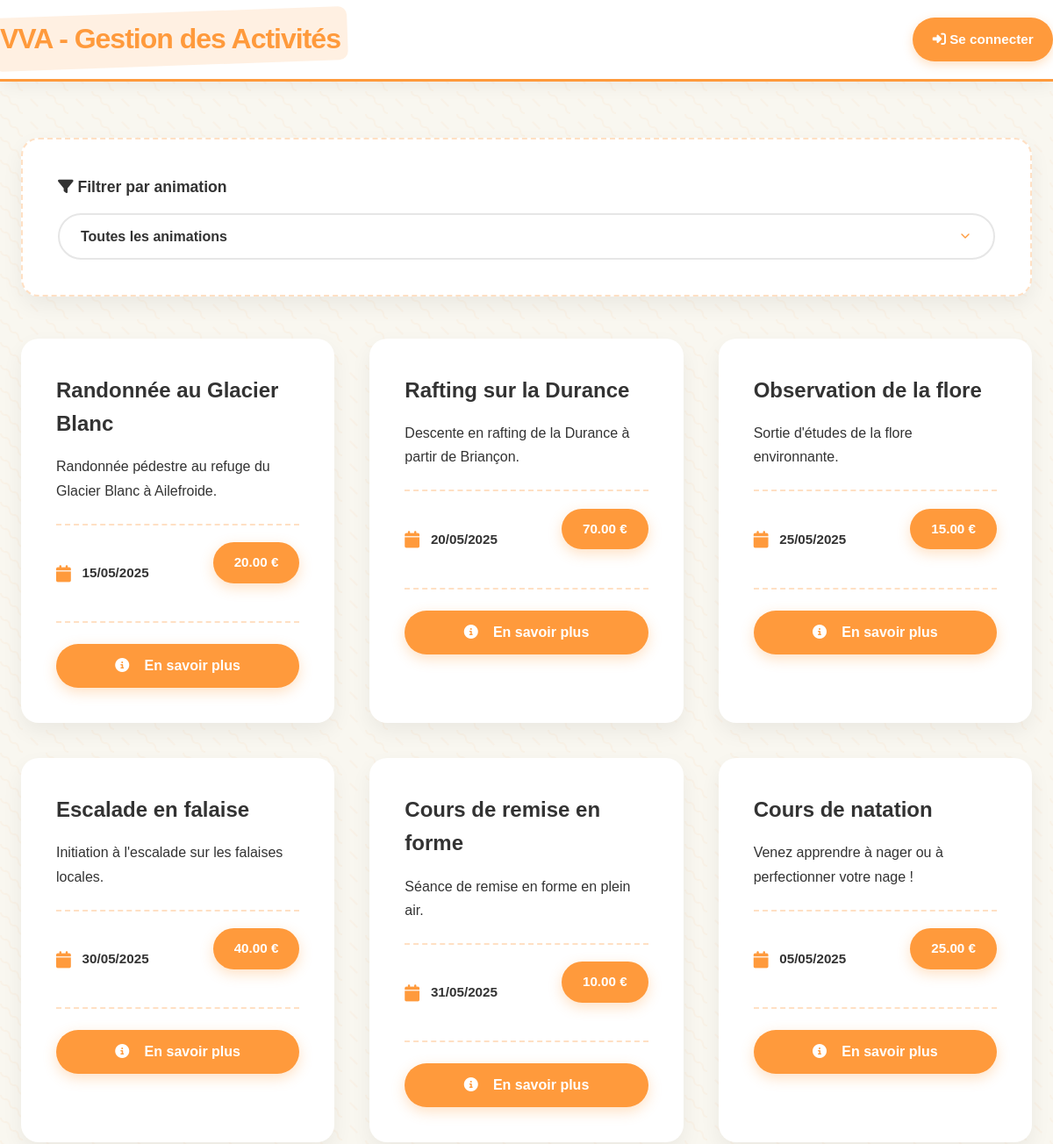
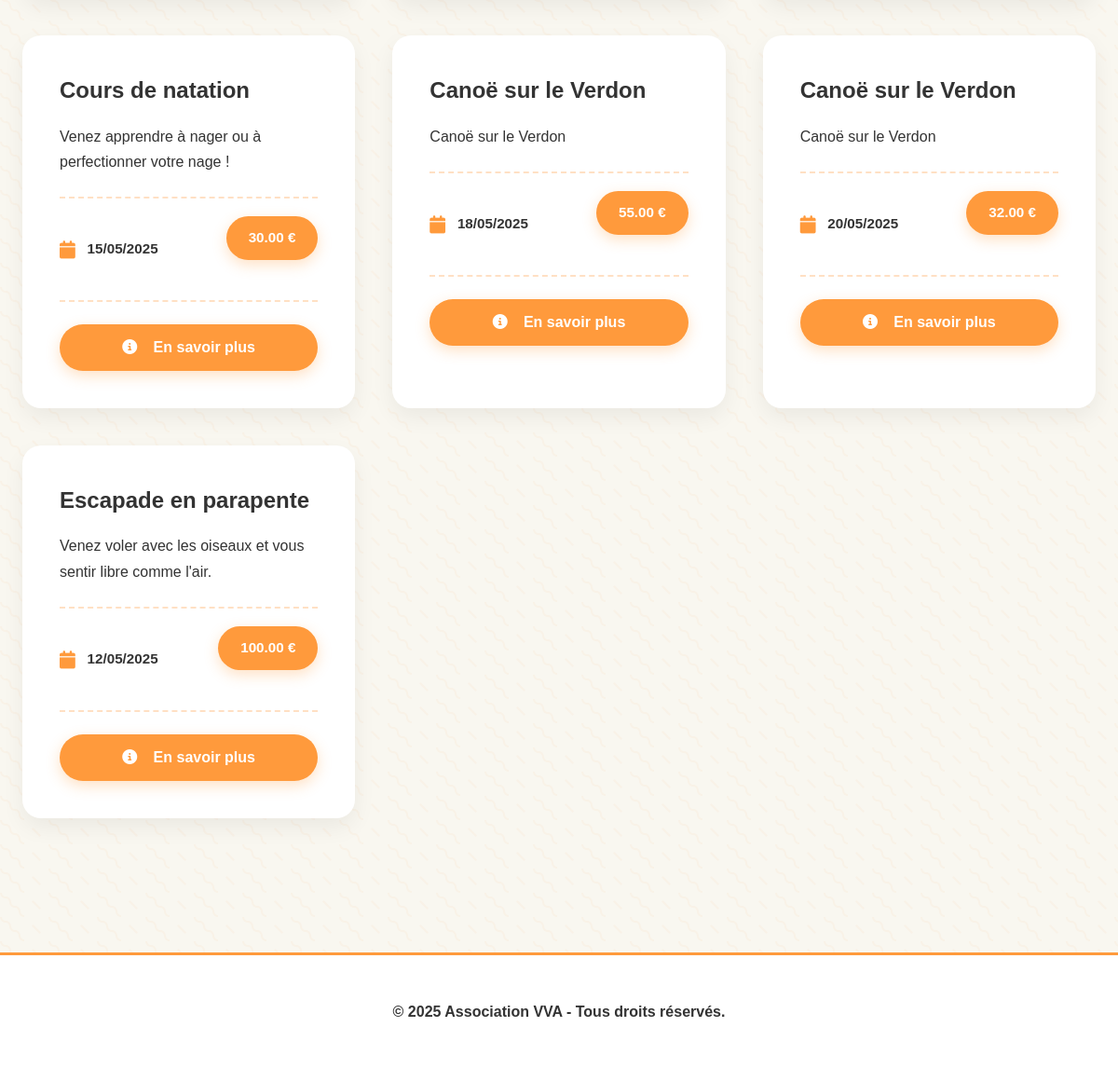
/ProjetLeger/index.php, run on the app's committed database (2 pictures, top to bottom).
### tables this page shows
CREATE TABLE `ACTIVITE` (
  `CODEANIM` char(8) NOT NULL,
  `DATEACT` date NOT NULL,
  `CODEETATACT` char(2) NOT NULL,
  `HRRDVACT` time DEFAULT NULL,
  `PRIXACT` decimal(7,2) DEFAULT NULL,
  `HRDEBUTACT` time DEFAULT NULL,
  `HRFINACT` time DEFAULT NULL,
  `DATEANNULEACT` date DEFAULT NULL,
  `NOMRESP` char(40) DEFAULT NULL,
  `PRENOMRESP` char(30) DEFAULT NULL
);

CREATE TABLE `ANIMATION` (
  `CODEANIM` char(8) NOT NULL,
  `CODETYPEANIM` char(5) NOT NULL,
  `NOMANIM` char(40) DEFAULT NULL,
  `DATECREATIONANIM` date DEFAULT NULL,
  `DATEVALIDITEANIM` date DEFAULT NULL,
  `DUREEANIM` double(5,0) DEFAULT NULL,
  `LIMITEAGE` int DEFAULT NULL,
  `TARIFANIM` decimal(7,2) DEFAULT NULL,
  `NBREPLACEANIM` int DEFAULT NULL,
  `DESCRIPTANIM` char(250) DEFAULT NULL,
  `COMMENTANIM` char(250) DEFAULT NULL,
  `DIFFICULTEANIM` char(40) DEFAULT NULL
);

### ProjetLeger/app/models/Activity.php (called while the page is built, shortened)
<?php
class Activity
{
    public static function getActivity() {
        $db = new Database();
        $connection = $db->getConnection();
        $query = "SELECT an.NOMANIM, an.DUREEANIM, an.LIMITEAGE, an.DESCRIPTANIM, an.DIFFICULTEANIM, an.COMMENTANIM, an.NBREPLACEANIM, ac.DATEACT, ac.PRIXACT, ac.CODEANIM FROM ACTIVITE ac, ANIMATION an WHERE ac.CODEANIM = an.CODEANIM AND ac.DATEANNULEACT IS NULL";
        $stmt = $connection->prepare($query);
        $stmt->execute();
        return $stmt->fetchAll();
    }
}

### ProjetLeger/app/controllers/ActivityController.php (called while the page is built, shortened)
<?php
include_once(dirname(__DIR__, 2) . '/app/models/Activity.php');
class ActivityController
{
    public function getActivity() {
        $activiteModel = new Activity();
        $activities = $activiteModel->getActivity();
        $currentDate = new DateTime();
        $filteredActivities = array_filter($activities, function ($activity) use ($currentDate) {
            $activityDate = new DateTime($activity['DATEACT']);
            return $activityDate >= $currentDate;
        });
        return $filteredActivities;
    }
}

### ProjetLeger/index.php (the view, shortened to what this page needs)
<?php
include_once 'app/controllers/ActivityController.php';
$act = new controllers\ActivityController();
$allActivities = $act->getActivity();
?>
<!DOCTYPE html>
<html lang="fr">
<head>
    <link rel="stylesheet" href="https://cdnjs.cloudflare.com/ajax/libs/font-awesome/6.4.0/css/all.min.css">
    <link rel="stylesheet" href="assets/css/styles.css">
    <link rel="stylesheet" href="https://cdnjs.cloudflare.com/ajax/libs/animate.css/4.1.1/animate.min.css">
</head>
<body>
<nav class="navbar">
    <div class="container navbar-container">
        <h1 class="navbar-brand">VVA - Gestion des Activités</h1>
        <div class="navbar-links">
            <?php if (isset($_SESSION['user'])): ?>
                <a href="app/views/logout.php" class="nav-link danger">
                    <i class="fas fa-sign-out-alt"></i> Se déconnecter
                </a>
            <?php else: ?>
                <a href="app/views/login.php" class="nav-link primary">
                    <i class="fas fa-sign-in-alt"></i> Se connecter
                </a>
            <?php endif; ?>
        </div>
    </div>
</nav>
<div class="main-content">
    <div class="container">
        <div class="filter-container fade-in">
            <label for="animationFilter" class="filter-label">
                <i class="fas fa-filter"></i> Filtrer par animation
            </label>
            <select id="animationFilter" name="animation" class="filter-select" onchange="filterActivities()">
                <option value="all">Toutes les animations</option>
            </select>
        </div>
        <div id="activity-list" class="activity-grid">
            <?php if(empty($allActivities)): ?>
                <div class="empty-state">
                    <i class="fas fa-calendar-times fa-3x" style="color: var(--gray);"></i>
                    <p class="mt-3">Aucune activité n'est disponible pour le moment.</p>
                </div>
            <?php else: ?>
                <?php foreach ($allActivities as $activity): ?>
                    <div class="activity-card fade-in" data-animation="<?= $activity['CODEANIM'] ?>">
                        <div class="activity-content">
                            <h3 class="activity-title"><?= $activity['NOMANIM'] ?></h3>
                            <p class="activity-description"><?= $activity['DESCRIPTANIM'] ?></p>
                            <div class="activity-meta">
                                <div class="activity-meta-item">
                                    <i class="fas fa-calendar activity-meta-icon"></i>
                                    <?php
                                    $dateAct = new DateTime($activity['DATEACT']);
                                    echo $dateAct->format('d/m/Y');
                                    ?>
                                </div>
                                <div class="activity-meta-item">
                                    <span class="activity-price"><?= $activity['PRIXACT'] ?> €</span>
                                </div>
                            </div>
                            <button class="btn btn-primary" onclick="handleCardClick()">
                                <i class="fas fa-info-circle"></i> En savoir plus
                            </button>
                        </div>
                    </div>
                <?php endforeach; ?>
            <?php endif; ?>
        </div>
    </div>
</div>
<footer class="footer">
    <div class="container footer-content">
        &copy; 2025 Association VVA - Tous droits réservés.
    </div>
</footer>
</body>
</html>

### data on the page
activite: CODEANIM.NOMANIM "Randonnée au Glacier Blanc", CODEANIM.DESCRIPTANIM "Randonnée pédestre au refuge du Glacier Blanc à Ailefroide.", DATEACT "15/05/2025", PRIXACT "20.00"
activite: CODEANIM.NOMANIM "Rafting sur la Durance", CODEANIM.DESCRIPTANIM "Descente en rafting de la Durance à partir de Briançon.", DATEACT "20/05/2025", PRIXACT "70.00"
activite: CODEANIM.NOMANIM "Observation de la flore", CODEANIM.DESCRIPTANIM "Sortie d'études de la flore environnante.", DATEACT "25/05/2025", PRIXACT "15.00"
activite: CODEANIM.NOMANIM "Escalade en falaise", CODEANIM.DESCRIPTANIM "Initiation à l'escalade sur les falaises locales.", DATEACT "30/05/2025", PRIXACT "40.00"
activite: CODEANIM.NOMANIM "Cours de remise en forme", CODEANIM.DESCRIPTANIM "Séance de remise en forme en plein air.", DATEACT "31/05/2025", PRIXACT "10.00"
activite: CODEANIM.NOMANIM "Cours de natation", CODEANIM.DESCRIPTANIM "Venez apprendre à nager ou à perfectionner votre nage !", DATEACT "05/05/2025", PRIXACT "25.00"
activite: CODEANIM.NOMANIM "Cours de natation", CODEANIM.DESCRIPTANIM "Venez apprendre à nager ou à perfectionner votre nage !", DATEACT "15/05/2025", PRIXACT "30.00"
activite: CODEANIM.NOMANIM "Canoë sur le Verdon", CODEANIM.DESCRIPTANIM "Canoë sur le Verdon", DATEACT "18/05/2025", PRIXACT "55.00"
activite: CODEANIM.NOMANIM "Canoë sur le Verdon", CODEANIM.DESCRIPTANIM "Canoë sur le Verdon", DATEACT "20/05/2025", PRIXACT "32.00"
activite: CODEANIM.NOMANIM "Escapade en parapente", CODEANIM.DESCRIPTANIM "Venez voler avec les oiseaux et vous sentir libre comme l'air.", DATEACT "12/05/2025", PRIXACT "100.00"
